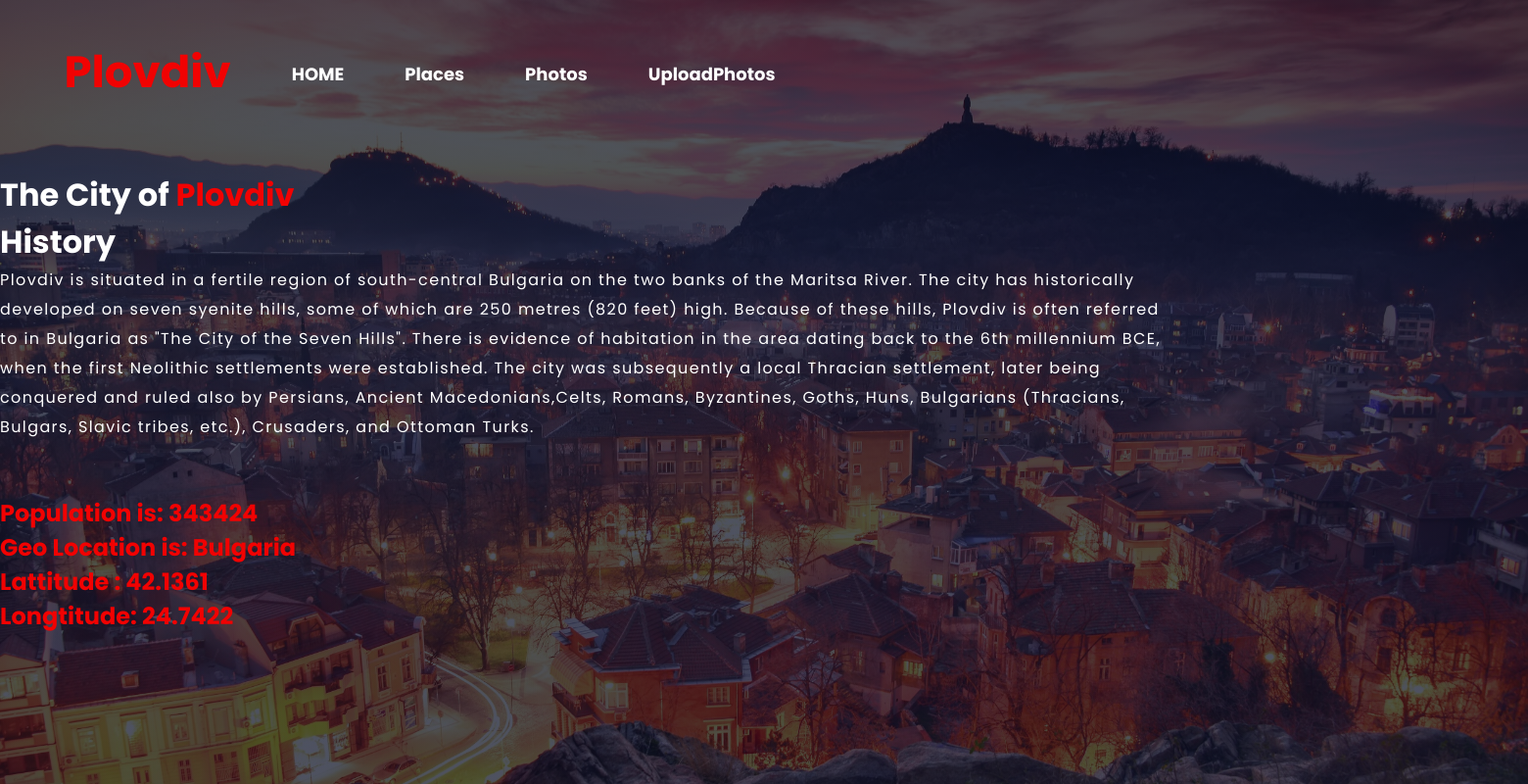
/CS/index.php, run on the app's committed database.
### tables this page shows
CREATE TABLE `cityinfo` (
  `ID` int(11) NOT NULL,
  `name` varchar(24) DEFAULT NULL,
  `population` int(11) DEFAULT NULL,
  `GeoLocation` varchar(24) DEFAULT NULL,
  `history` varchar(2048) DEFAULT NULL,
  `lat` float DEFAULT NULL,
  `long` float DEFAULT NULL
);

### CS/index.php (the view, shortened to what this page needs)
<?php
require_once 'dbconfig.php';
?>
<html lang="en">
<head>
    <link rel="stylesheet" href="style.css">
</head>
<body>
    <div class="main">
        <div class="navbar">
            <div class="logo">
                <h2 class="logo">Plovdiv</h2>
            </div>
            <div class="menu">
                <ul>
                    <li><a href="index.php">HOME</a></li>
                    <li><a href="places.php">Places</a></li>
                    <li><a href="photos.php">Photos</a></li>
                    <li><a href="imgupload.php">UploadPhotos</a></li>
                </ul>
            </div>
        </div>
        <div class="content">
            <h1>The City of <span class="span">Plovdiv</span><br>History</h1>
            <p class="par">                <?php
                $sql = "SELECT * FROM cityinfo WHERE id=1;";
                $result = mysqli_query($db, $sql);
                $resultCheck = mysqli_num_rows($result);
                if ($resultCheck>0){
                    while($row=mysqli_fetch_assoc($result)){
                    ?>   <td> <?php echo $row['history']; ?>  </td><br><br>
                         <h2 class="population"><td> Population is: <?php echo $row['population']; ?></td></h2>
                         <h2 class="population"><td> Geo Location is: <?php echo $row['GeoLocation']; ?></td></h2        >
                         <h2 class="population"><td> Lattitude : <?php echo $row['lat'];  ?></td></h2>
                         <h2 class="population"><td> Longtitude: <?php echo $row['long'];  ?></td></h2>
                <?php
                    }
                }
                ?>  </p>
        </div>
</body>
</html>

### CS/style.css (style rules this page uses)
* { margin: 0; padding: 0; font-family: 'Open Sans', sans-serif; font-family: 'Poppins', sans-serif; }
.main { width: 100%; background: linear-gradient(rgba(4,9,30,0.7),rgba(4,9,30,0.7)), url(images/banner2.jpg); background-position: center; background-size: cover; height: 100vh; }
.navbar { width: 1200px; height: 75px; margin-left: 4.2%; }
.logo { color: rgb(241, 2, 2); font-size: 45px; font-weight: bold; float: left; padding-top: 20px; }
.menu { width: 400px; float: left; height: 70px; }
ul { float: left; display: flex; justify-content: center; align-items: center; padding-top: 35px; }
ul li { list-style: none; margin-left: 62px; margin-top: 27px; font-size: 18px; }
ul li a { text-decoration: none; color: #fff; font-weight: bold; transition: 0.4s ease-in-out; }
.content { width: 1200px; height: auto; margin: auto; color: rgb(255, 255, 255); position: relative; padding-top: 100px; padding-right: 550px; line-break: auto; }
.content .par { padding-bottom: 25px; letter-spacing: 1.4px; line-height: 30px; }
.content .span { color: rgb(241, 2, 2); }
.population { color: rgb(241, 2, 2); }

### data on the page
cityinfo: history "Plovdiv is situated in a fertile region of south-central Bulgaria on the two banks of the Maritsa River. The city has historically developed on seven syenite hills, some of which are 250 metres (820 feet) high. Because of these hills, Plovdiv is often referred to in Bulgaria as \"The City of the Seven Hills\". There is evidence of habitation in the area dating back to the 6th millennium BCE, when the first Neolithic settlements were established. The city was subsequently a local Thracian settlement, later being conquered and ruled also by Persians, Ancient Macedonians,Celts, Romans, Byzantines, Goths, Huns, Bulgarians (Thracians, Bulgars, Slavic tribes, etc.), Crusaders, and Ottoman Turks.", population "343424", GeoLocation "Bulgaria", lat "42.1361", long "24.7422"
